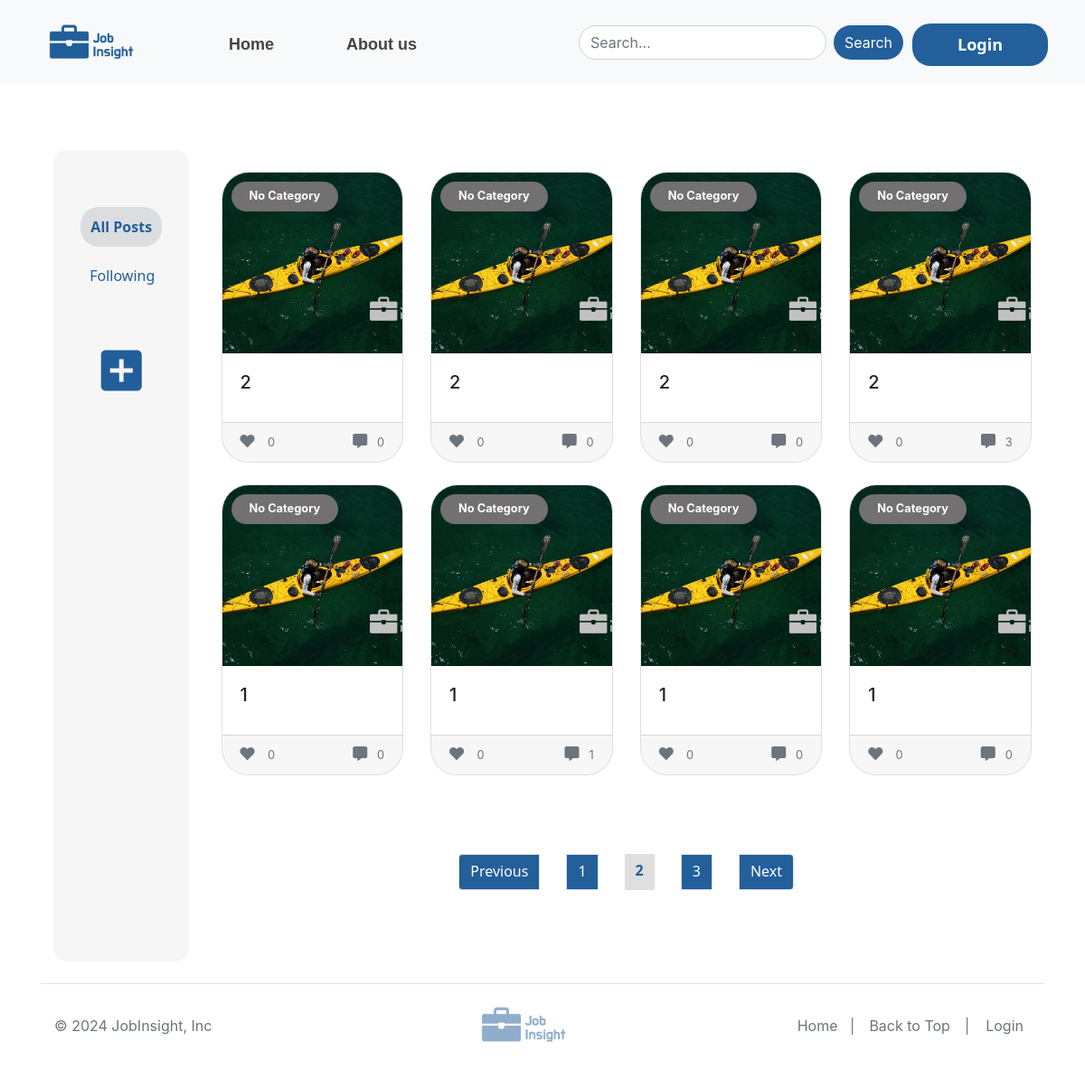
The page /home?page=2&filter=all on the database as committed earlier.
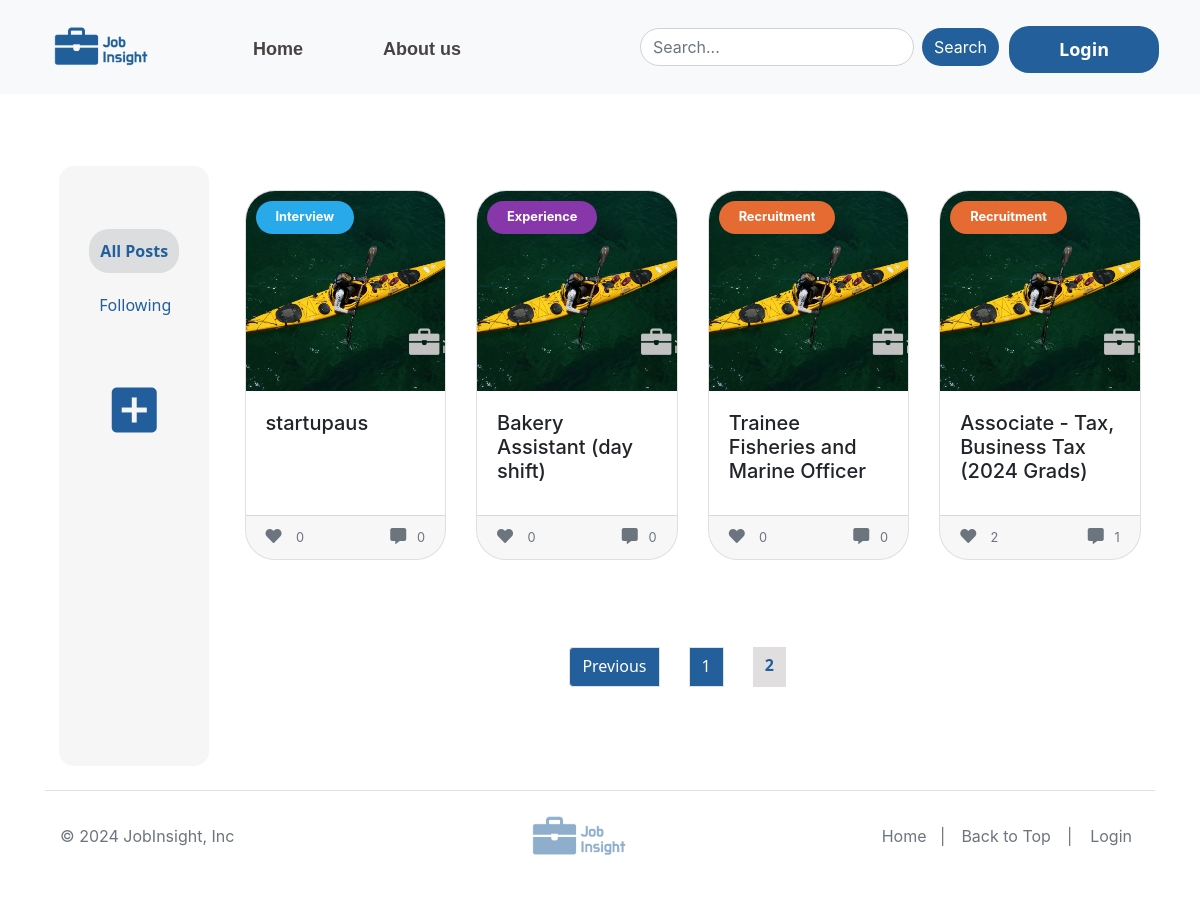
The same page on the database as committed later.
### app/models.py (models this page shows, shortened)
class Post(db.Model):
    __tablename__ = 'post'
    id = db.Column(db.Integer, primary_key=True)
    title = db.Column(db.String(100), nullable=False)
    description = db.Column(db.String(200))
    img = db.Column(db.String(200))
    author_id = db.Column(db.Integer, db.ForeignKey('user.id'))  #Foreign key association for the author, used to output the author's name in connection with the user database.
    created_at = db.Column(db.DateTime, default=datetime.utcnow)
    category_id = db.Column(db.Integer, db.ForeignKey('category.id')) #Foreign key association of the category, used to output the name of the category by connecting to the category database
    likes = db.Column(db.Integer, default=0) #The default number of likes per post is 0.
    author = db.relationship('User', backref=db.backref('posts', lazy=True))
    comments = db.relationship('Comment', back_populates='post', lazy='dynamic')
    liked_by_users = db.relationship('User', secondary=user_likes, backref=db.backref('liked_posts', lazy='dynamic'))
    category = db.relationship('Category', backref=db.backref('posts', lazy=True))

class Category(db.Model): #Stores the category name, which is used to output the category. Because there is no way to enter data into this database, it needs to be manually entered into the database as 1 Interview, 2 Recruitment, 3 Seeking, and 4 Experience.
    __tablename__ = 'category'
    id = db.Column(db.Integer, primary_key=True)
    name = db.Column(db.String(80), unique=True, nullable=False)

### app/routes.py (the view)
@main.route('/')
@main.route('/home')
def home():
    filter_type = request.args.get('filter', 'all')
    page = request.args.get('page', 1, type=int)
    per_page = 8
    if filter_type == 'following' and current_user.is_authenticated:
        followed_ids = [followed.followed_id for followed in current_user.following]
        posts_query = Post.query.filter(Post.author_id.in_(followed_ids))
    else:
        posts_query = Post.query
    posts_pagination = posts_query.order_by(Post.created_at.desc()).paginate(page=page, per_page=per_page, error_out=False)
    posts = posts_pagination.items
    total_posts = posts_query.count()
    total_pages = posts_pagination.pages
    user_profile = UserDetails.query.filter_by(id=current_user.id).first() if current_user.is_authenticated else None
    return render_template(
        'home.html',
        posts=posts,
        filter=filter_type,
        page=page,
        total_pages=total_pages,
        user_profile=user_profile,
        title='Home'
    )

### app/templates/home.html (shortened to what the changed rows need)
{% extends "base.html" %}
{% block content %}
<div class="container-fluid">
    <div class="row" style="width: 95%;margin: auto;">
        <br>
        <div class="col-xs-12 col-sm-12 col-md-12 col-lg-10" >
            <br>
            <div class="row row-cols-1 row-cols-sm-2 row-cols-lg-4 g-4">
                {% for post in posts %}
                <div class="col">
                    <a href="{{ url_for('main.show_post', post_id=post.id) }}" class="post-card-link">
                        <div class="card h-100 post-card">
                            {% if post.img %}
                            {% if post.category %}
                            {% set category_class = 'badge rounded-pill category-' + post.category.name %}
                            <div class="{{ category_class }}" style="position: absolute; top: 10px; left: 10px; z-index: 10;">
                                {{ post.category.name }}
                            </div>
                            {% else %}
                            <div class="badge rounded-pill category-none" style="position: absolute; top: 10px; left: 10px; z-index: 10;">
                                No Category
                            </div>
                            {% endif %}
                            <img src="{{ url_for('static', filename='post_image/' + post.img) }}" class="card-img-top" alt="{{ post.title }}" style="height: 200px; object-fit: cover;">
                            {% else %}
                            <img src="{{ url_for('static', filename='post_image/default.jpg') }}" class="card-img-top" alt="Default Image" style="height: 200px; object-fit: cover;">
                            {% endif %}
                            <div class="card-body">
                                <h5 class="card-title">{{ post.title }}</h5>
                            </div>
                            <div class="card-footer d-flex justify-content-between">
                                <small class="text-muted"><i class='fas fa-heart' style='font-size:16px'></i> &nbsp;&nbsp; {{ post.likes }}</small>
                                <small class="text-muted"><i class='fas fa-comment-alt' style='font-size:16px'></i> &nbsp;&nbsp;{{ post.comments.count() }}</small>
                            </div>
                        </div>
                    </a>
                </div>
                {% endfor %}
            </div >
                <br>
                <br>
                <br>
                <nav aria-label="Page navigation">
                    <ul class="pagination justify-content-center">
                        {% for num in range(1, total_pages + 1) %}
                            {% if num == page %}
                            <li class="page-item active "><span class="page-link">{{ num }}</span></li>
                            {% else %}
                            <li class="page-item"><a class="page-link " href="{{ url_for('main.home', page=num, filter=filter) }}">{{ num }}</a></li>
                            {% endif %}
                        {% endfor %}
                        {% if page  < total_pages %}
                        <li class="page-item"><a class="page-link " href="{{ url_for('main.home', page=page + 1, filter=filter) }}">Next</a></li>
                        {% else %}
                        <li class="page-item disabled"><span class="page-link ">Next</span></li>
                        {% endif %}
                    </ul>
                </nav>
            <br>
            <br>
        </div>
    </div>
</div>
{% endblock %}

Rows that differ between the two databases and show on the page:
no longer on this page (row edited): Post: shows "No Category", img (placeholder picture), title "2", likes "0", comments.count "0"
no longer on this page (row edited): Post: shows "No Category", img (placeholder picture), title "2", likes "0", comments.count "0"
no longer on this page (row edited): Post: shows "No Category", img (placeholder picture), title "2", likes "0", comments.count "0"
no longer on this page (row edited): Post: shows "No Category", img (placeholder picture), title "2", likes "0", comments.count "3"
no longer on this page (row edited): Post: shows "No Category", img (placeholder picture), title "1", likes "0", comments.count "0"
no longer on this page (row edited): Post: shows "No Category", img (placeholder picture), title "1", likes "0", comments.count "1"
no longer on this page (row edited): Post: shows "No Category", img (placeholder picture), title "1", likes "0", comments.count "0"
no longer on this page (row edited): Post: shows "No Category", img (placeholder picture), title "1", likes "0", comments.count "0"
now on this page (row edited): Post: category.name "Interview", img (placeholder picture), title "startupaus", likes "0", comments.count "0"
now on this page (row edited): Post: category.name "Experience", img (placeholder picture), title "Bakery Assistant (day shift)", likes "0", comments.count "0"
now on this page (row edited): Post: category.name "Recruitment", img (placeholder picture), title "Trainee Fisheries and Marine Officer", likes "0", comments.count "0"
now on this page (row edited): Post: category.name "Recruitment", img (placeholder picture), title "Associate - Tax, Business Tax (2024 Grads)", likes "2", comments.count "1"
Other text that changed with them:
list line gone: "3"
text no longer shown: "Next"
